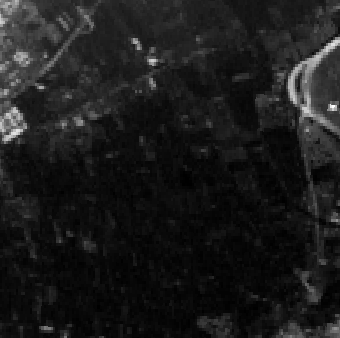
#> input picture viladecans_full_dem_10m.TIF, 340 x 338 px
$ python build_site.py
#> lines starting #> are read from the running program, lines starting #| are printed output that depends on the picture
### prunemaxxing/geo/dem.py
"""GeoTIFF DEM loader for viladecans_full_dem_10m.TIF (UTM 31N)."""

from __future__ import annotations

import math
from dataclasses import dataclass
from pathlib import Path

import numpy as np
from PIL import Image, TiffTags


@dataclass
class DEMGrid:
    """North-up DEM in UTM 31N metres."""

    elevation: np.ndarray  # (rows, cols) float32
    origin_easting: float  # upper-left pixel center/corner (tiepoint)
    origin_northing: float
    pixel_size_x: float
    pixel_size_y: float  # positive ground size; row increases south
    epsg: int = 32631

    @property
    def height(self) -> int:
        return int(self.elevation.shape[0])

    @property
    def width(self) -> int:
        return int(self.elevation.shape[1])

    def easting(self, col: float) -> float:
        return self.origin_easting + col * self.pixel_size_x

    def northing(self, row: float) -> float:
        return self.origin_northing - row * self.pixel_size_y

    def col(self, easting: float) -> float:
        return (easting - self.origin_easting) / self.pixel_size_x

    def row(self, northing: float) -> float:
        return (self.origin_northing - northing) / self.pixel_size_y

    # [6 lines left out: function sample, not called in this run]

    def crop_utm(
        self, east_min: float, north_min: float, east_max: float, north_max: float
    ) -> "DEMGrid":
        c0 = max(0, int(math.floor(self.col(east_min))))
        c1 = min(self.width, int(math.ceil(self.col(east_max))))
        r0 = max(0, int(math.floor(self.row(north_max))))
        r1 = min(self.height, int(math.ceil(self.row(north_min))))
        if c1 <= c0 or r1 <= r0:
            raise ValueError("Crop window empty or outside DEM extent")
        elev = self.elevation[r0:r1, c0:c1].copy()
        return DEMGrid(
            elevation=elev,
            origin_easting=self.easting(c0),
            origin_northing=self.northing(r0),
            pixel_size_x=self.pixel_size_x,
            pixel_size_y=self.pixel_size_y,
            epsg=self.epsg,
        )

    # [8 lines left out: function slope_deg, not called in this run]


def load_dem(path: str | Path) -> DEMGrid:
    """Load GeoTIFF DEM via Pillow (no GDAL required)."""
    path = Path(path)
    im = Image.open(path)
#> im is the input picture: PIL image 340x338 F; min 0.183, max 16.92, mean 2
    if im.mode != "F":
        raise ValueError(f"Expected float DEM (mode F), got {im.mode}")

    tags = im.tag_v2
    scale = tags.get(33550)  # ModelPixelScaleTag
#> scale = (9.97, 9.97, 0)
    tie = tags.get(33922)  # ModelTiepointTag
#> tie = (0, 0, 0, 417505, 4573085, 0)
    if scale is None or tie is None:
        raise ValueError("DEM missing ModelPixelScale / ModelTiepoint GeoTIFF tags")

    pixel_size_x = float(scale[0])
#> pixel_size_x = 9.97
    pixel_size_y = float(scale[1])
#> pixel_size_y = 9.97
    origin_easting = float(tie[3])
#> origin_easting = 417505
    origin_northing = float(tie[4])
#> origin_northing = 4573085

    elevation = np.array(im, dtype=np.float32)
    return DEMGrid(
        elevation=elevation,
        origin_easting=origin_easting,
        origin_northing=origin_northing,
        pixel_size_x=pixel_size_x,
        pixel_size_y=pixel_size_y,
    )


# [7 lines left out: function describe_geotiff_tags, not called in this run]

### prunemaxxing/geo/crs.py
"""WGS84 ↔ UTM zone 31N (EPSG:32631) without pyproj dependency."""

from __future__ import annotations

import math

_A = 6378137.0
_F = 1 / 298.257223563
_K0 = 0.9996
_E2 = _F * (2 - _F)
_EP2 = _E2 / (1 - _E2)
_ZONE = 31
_LON0 = math.radians((_ZONE - 1) * 6 - 180 + 3)


def wgs84_to_utm31n(lon: float, lat: float) -> tuple[float, float]:
    """Return (easting, northing) metres in UTM 31N."""
#> called with lon = 2.03, lat = 41.28
    lat_r = math.radians(lat)
#> lat_r = 0.721
    lon_r = math.radians(lon)
    n = _A / math.sqrt(1 - _E2 * math.sin(lat_r) ** 2)
#> n = 6387450.5
    t = math.tan(lat_r) ** 2
#> t = 0.771
    c = _EP2 * math.cos(lat_r) ** 2
#> c = 0.00381
    a = (lon_r - _LON0) * math.cos(lat_r)
#> a = -0.0128
    m = _A * (
        (1 - _E2 / 4 - 3 * _E2**2 / 64 - 5 * _E2**3 / 256) * lat_r
        - (3 * _E2 / 8 + 3 * _E2**2 / 32 + 45 * _E2**3 / 1024) * math.sin(2 * lat_r)
        + (15 * _E2**2 / 256 + 45 * _E2**3 / 1024) * math.sin(4 * lat_r)
        - (35 * _E2**3 / 3072) * math.sin(6 * lat_r)
    )
#> m = 4571946.8
    x = (
        _K0
        * n
        * (
            a
            + (1 - t + c) * a**3 / 6
            + (5 - 18 * t + t**2 + 72 * c - 58 * _EP2) * a**5 / 120
        )
        + 500_000.0
    )
#> x = 418393.5
    y = _K0 * (
        m
        + n
        * math.tan(lat_r)
        * (
            a**2 / 2
            + (5 - t + 9 * c + 4 * c**2) * a**4 / 24
            + (61 - 58 * t + t**2 + 600 * c - 330 * _EP2) * a**6 / 720
        )
    )
#> y = 4570575.9
    return x, y


def utm31n_to_wgs84(easting: float, northing: float) -> tuple[float, float]:
    """Return (lon, lat) degrees from UTM 31N easting/northing."""
    x = easting - 500_000.0
    e1 = (1 - math.sqrt(1 - _E2)) / (1 + math.sqrt(1 - _E2))
    m = northing / _K0
    mu = m / (_A * (1 - _E2 / 4 - 3 * _E2**2 / 64 - 5 * _E2**3 / 256))
    phi1 = (
        mu
        + (3 * e1 / 2 - 27 * e1**3 / 32) * math.sin(2 * mu)
        + (21 * e1**2 / 16 - 55 * e1**4 / 32) * math.sin(4 * mu)
        + (151 * e1**3 / 96) * math.sin(6 * mu)
        + (1097 * e1**4 / 512) * math.sin(8 * mu)
    )
    n1 = _A / math.sqrt(1 - _E2 * math.sin(phi1) ** 2)
    t1 = math.tan(phi1) ** 2
    c1 = _EP2 * math.cos(phi1) ** 2
    r1 = _A * (1 - _E2) / (1 - _E2 * math.sin(phi1) ** 2) ** 1.5
    d = x / (n1 * _K0)
    lat = phi1 - (n1 * math.tan(phi1) / r1) * (
        d**2 / 2
        - (5 + 3 * t1 + 10 * c1 - 4 * c1**2 - 9 * _EP2) * d**4 / 24
        + (61 + 90 * t1 + 298 * c1 + 45 * t1**2 - 252 * _EP2 - 3 * c1**2) * d**6 / 720
    )
    lon = _LON0 + (
        d
        - (1 + 2 * t1 + c1) * d**3 / 6
        + (5 - 2 * c1 + 28 * t1 - 3 * c1**2 + 8 * _EP2 + 24 * t1**2) * d**5 / 120
    ) / math.cos(phi1)
    return math.degrees(lon), math.degrees(lat)


def wgs84_bbox_to_utm31n(
    lon_min: float, lat_min: float, lon_max: float, lat_max: float
) -> tuple[float, float, float, float]:
    """Axis-aligned UTM bbox covering the WGS84 rectangle corners."""
    corners = [
        wgs84_to_utm31n(lon_min, lat_min),
        wgs84_to_utm31n(lon_max, lat_min),
        wgs84_to_utm31n(lon_min, lat_max),
        wgs84_to_utm31n(lon_max, lat_max),
    ]
#> corners = [(418393.5, 4570575.9), (419230.9, 4570566.6), (418402.6, 4571386.3), (419239.9, 4571377)]
    xs = [c[0] for c in corners]
#> xs = [418393.5, 419230.9, 418402.6, 419239.9]
    ys = [c[1] for c in corners]
#> ys = [4570575.9, 4570566.6, 4571386.3, 4571377]
    return min(xs), min(ys), max(xs), max(ys)

### prunemaxxing/geo/grid.py
"""Cell-level Digital Twin for Parc Agrari application parcels."""

from __future__ import annotations

from dataclasses import dataclass
from typing import Iterable

import numpy as np

from prunemaxxing.config import (
    C_SEQUESTERED_KG_PER_M2,
    CO2E_T_PER_HA,
    DEFAULT_TARGET_KG_PER_M2,
    MAX_MOTHERSHIP_SLOPE_DEG,
    N_RETAINED_KG_PER_HA,
    TARGET_FIELD_WGS84,
    WEED_EXCLUSION_SPECIES,
)
from prunemaxxing.geo.crs import wgs84_bbox_to_utm31n
from prunemaxxing.geo.dem import DEMGrid


@dataclass
class CellState:
    row: int
    col: int
    easting: float
    northing: float
    elevation_m: float
    slope_deg: float
    cell_area_m2: float
    target_biomass_kg: float
    deposited_biomass_kg: float = 0.0
    soil_organic_carbon_est: float = 0.0  # relative increase (fraction of potential)
    weed_exclusion_flag: bool = False
    weed_species: tuple[str, ...] = ()
    no_till_bed_status: bool = False  # True once beds formed / no-till locked
    traversable: bool = True

    # [5 lines left out: function completion_ratio, not called in this run]

    @property
    def remaining_kg(self) -> float:
        return max(0.0, self.target_biomass_kg - self.deposited_biomass_kg)

    @property
    def is_complete(self) -> bool:
        return self.completion_ratio >= 0.99 or self.weed_exclusion_flag

    # [9 lines left out: function deposit, not called in this run]


@dataclass
class FieldTwin:
    """Grid twin over a DEM crop; one cell per DEM pixel by default."""

    dem: DEMGrid
    cells: list[list[CellState]]
    target_kg_per_m2: float = DEFAULT_TARGET_KG_PER_M2
    max_slope_deg: float = MAX_MOTHERSHIP_SLOPE_DEG
    weed_mask: np.ndarray | None = None

    @property
    def nrows(self) -> int:
        return len(self.cells)

    @property
    def ncols(self) -> int:
        return len(self.cells[0]) if self.cells else 0

    def iter_cells(self) -> Iterable[CellState]:
        for row in self.cells:
            yield from row

    def get(self, row: int, col: int) -> CellState:
        return self.cells[row][col]

    # [46 lines left out: functions work_cells, apply_weed_patches, lock_no_till_beds, coverage_uniformity, not called in this run]

    def total_deposited_t(self) -> float:
        return sum(c.deposited_biomass_kg for c in self.iter_cells()) / 1000.0

    # [66 lines left out: functions eligible_area_m2, estimated_co2e_t, estimated_n_retained_kg, build_field_twin_from_dem, not called in this run]


def crop_target_field(dem: DEMGrid) -> DEMGrid:
    """Crop DEM to the AGR-E2 specific target field WGS84 box."""
    e0, n0, e1, n1 = wgs84_bbox_to_utm31n(**TARGET_FIELD_WGS84)
#> e0 = 418393.5; n0 = 4570566.6; e1 = 419239.9; n1 = 4571386.3
    return dem.crop_utm(e0, n0, e1, n1)
#> in crop_utm, `c0 = max(0, int(math.floor(self.col(east_min))))`: c0 = 89
#> in crop_utm, `c1 = min(self.width, int(math.ceil(self.col(east_max))))`: c1 = 175
#> in crop_utm, `r0 = max(0, int(math.floor(self.row(north_max))))`: r0 = 170
#> in crop_utm, `r1 = min(self.height, int(math.ceil(self.row(north_min))))`: r1 = 253
#> in crop_utm, `elev = self.elevation[r0:r1, c0:c1].copy()`:
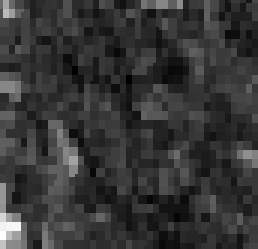
#> elev: shape (83, 86) float32 (shown 3 times larger); min 0.281, max 3.56, mean 0.98; drawn with min black and max white


def select_pilot_window(
    dem: DEMGrid,
    area_ha: float = 6.0,
    anchor: str = "sw",
) -> DEMGrid:
    """
    Select a rectangular ~area_ha window inside a DEM crop.

    Default: southwest corner of the target field (flattest orchard/horticulture edge).
    """
#> called with area_ha = 12, anchor = 'sw'
    cell_area = dem.pixel_size_x * dem.pixel_size_y
#> cell_area = 99.41
    n_cells = max(1, int(round(area_ha * 10_000.0 / cell_area)))
#> n_cells = 1207
    # Prefer near-square footprint
    ncols = int(round(np.sqrt(n_cells * dem.pixel_size_y / dem.pixel_size_x)))
#> ncols = 35
    nrows = int(round(n_cells / max(ncols, 1)))
#> nrows = 34
    ncols = min(ncols, dem.width)
    nrows = min(nrows, dem.height)

    if anchor == "sw":
        r0, c0 = dem.height - nrows, 0
#> r0 = 49; c0 = 0
    elif anchor == "center":
        r0 = (dem.height - nrows) // 2
        c0 = (dem.width - ncols) // 2
    else:
        r0, c0 = 0, 0

    elev = dem.elevation[r0 : r0 + nrows, c0 : c0 + ncols].copy()
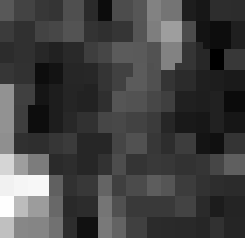
#> elev: shape (34, 35) float32 (shown 7 times larger); min 0.391, max 3.56, mean 1.22; drawn with min black and max white
    return DEMGrid(
        elevation=elev,
        origin_easting=dem.easting(c0),
        origin_northing=dem.northing(r0),
        pixel_size_x=dem.pixel_size_x,
        pixel_size_y=dem.pixel_size_y,
        epsg=dem.epsg,
    )
#> (the rest of the program and of its run is left out)
